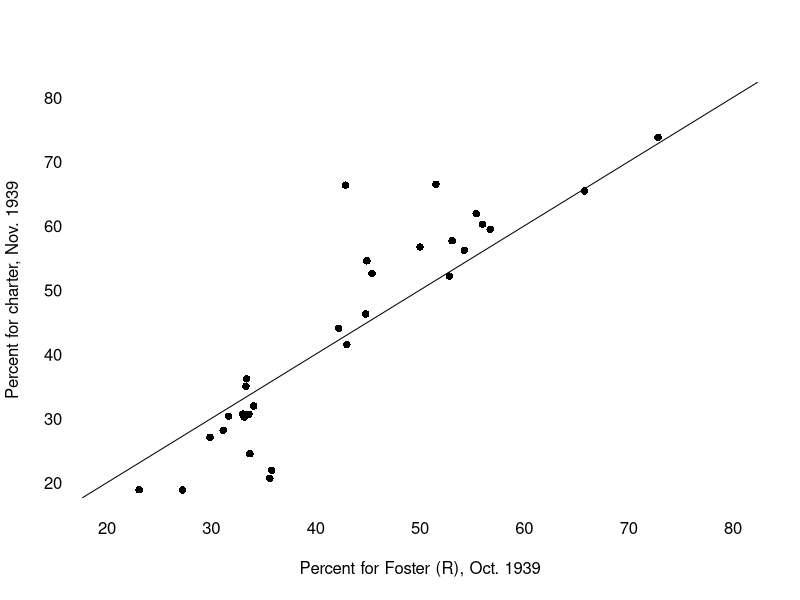

The R script that drew this image:
### Figure 5: Waterbury scatterplot

dtaW <- read.csv('../data/waterbury.csv')
attach(dtaW)
dtaW$pctFor <- PR.yes/(PR.yes+PR.no)
dtaW$pctRepMayor <- Foster.R.Mayor/(Foster.R.Mayor+Scully.D.Mayor+Ring.S.Mayor+Scully.ID.Mayor)
dtaW$pctDemMayor <- Scully.D.Mayor/(Foster.R.Mayor+Scully.D.Mayor+Ring.S.Mayor+Scully.ID.Mayor)
dtaW$pctIndDemMayor <- Scully.ID.Mayor/(Foster.R.Mayor+Scully.D.Mayor+Ring.S.Mayor+Scully.ID.Mayor)
dtaW$pctSocMayor <- Ring.S.Mayor/(Foster.R.Mayor+Scully.D.Mayor+Ring.S.Mayor+Scully.ID.Mayor)
dtaW$pctAllDemMayor <- (Scully.ID.Mayor+Scully.D.Mayor)/(Foster.R.Mayor+Scully.D.Mayor+Ring.S.Mayor+Scully.ID.Mayor)
detach(dtaW)

dtaW$pct.r <- 100*dtaW$pctRepMayor
dtaW$pctPR <- 100*dtaW$pctFor

pdf('../graphics/waterburyref.pdf')
plot(dtaW$pct.r, dtaW$pctPR, xlim=c(20, 80), ylim=c(20, 80), axes=F, pch=16, xlab="Percent for Foster (R), Oct. 1939", ylab="Percent for charter, Nov. 1939")
abline(0,1)
axis(1, tick=F)
axis(2, tick=F, las=2)
dev.off()
